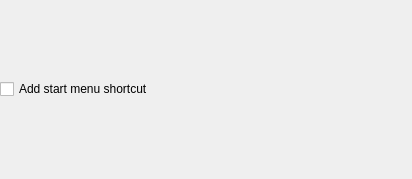
<?xml version="1.0" encoding="UTF-8"?>
<ui version="4.0">
 <class>StartMenuShortcutCheckBoxForm</class>
 <widget class="QWidget" name="StartMenuShortcutCheckBoxForm">
  <property name="geometry">
   <rect>
    <x>0</x>
    <y>0</y>
    <width>412</width>
    <height>179</height>
   </rect>
  </property>
  <layout class="QVBoxLayout" name="verticalLayout">
   <property name="margin">
    <number>0</number>
   </property>
   <item>
	<widget class="QCheckBox" name="startMenuShortcutCheckBox">
     <property name="text">
      <string>Add start menu shortcut</string>
     </property>
     <property name="checked">
      <bool>false</bool>
     </property>
     <property name="tristate">
      <bool>false</bool>
     </property>
    </widget>
   </item>
  </layout>
 </widget>
 <resources/>
 <connections/>
</ui>
